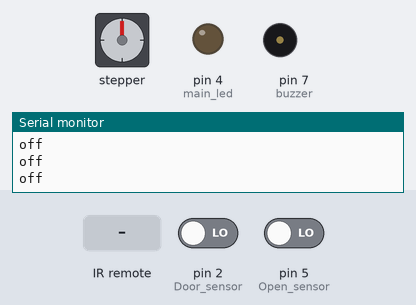
Bench run of a sketch on a simulated Arduino Uno, built with avr-gcc and run on an emulated ATmega328P. On the bench: stepper motor, output pins drawn as LEDs (lit = HIGH), buzzer (waves = sounding, pin HIGH), the last lines printed to the serial monitor. The inputs (shaded band) are chosen by the test bench; at power-on: pin 5 (Open_sensor) LOW, pin 2 (Door_sensor) LOW. Stepper angles assume 300 steps per turn.

Above: at 1.2 s.
1.3 s: infrared code 0xFF4AB5 received
At 1.48 s:
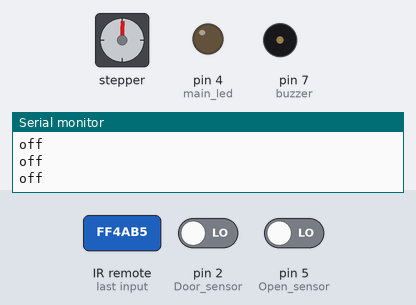
At 2.11 s:
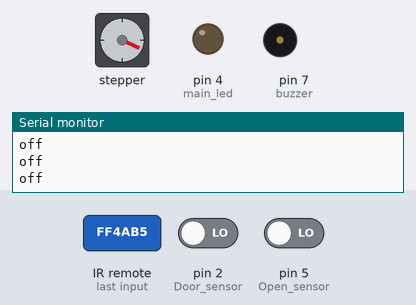
4.3 s: pin 5 (Open_sensor) driven HIGH
5.8 s: infrared code 0xFF18E7 received
At 5.98 s:
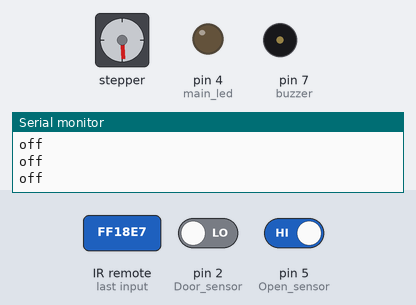
8.8 s: pin 2 (Door_sensor) driven HIGH
Timing chart, 0 to 11.8 s (numbered marks = the images above; inputs shaded):
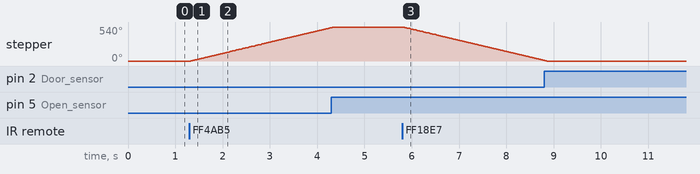

Measured:
- after the input at 1.3 s, stepper: keeps turning clockwise at about 179°/s, starting at once
- after the input at 5.8 s, stepper: keeps turning counter-clockwise at about 179°/s, starting at once

The sketch:

Main.ino
```cpp
#include <Stepper.h>
#include "IRremote.h"

IRrecv irrecv(A5);
decode_results results;

#define STEPS 300

int buzzer = 7;
int main_led = 4;
int Move_sensor = 3;
int Door_sensor = 2;
int Open_sensor = 5;

Stepper stepper(STEPS, 8, 9, 10, 11);

bool Alert = false;
bool Alarm = false;
bool Lights = false;
bool Sound = false;
bool GateOpen = false;
int Stepmotor_step = 500;

int GateTarget = 0;
int StepChunk = 10;

void setup() {
  Serial.begin(9600);
  irrecv.enableIRIn();
  pinMode(buzzer, OUTPUT);
  pinMode(main_led, OUTPUT);
  pinMode(Move_sensor, INPUT);
  pinMode(Door_sensor, INPUT);
  pinMode(Open_sensor, INPUT);
  stepper.setSpeed(30);
}

void loop() {
  read_IR();
  AlertCheck();
  GateTask();
  digitalWrite(main_led, Lights);
  digitalWrite(buzzer, Sound);
  if (Alarm) {
    if (digitalRead(Move_sensor)) {
      Alert = true;
    }
  }
}

void read_IR() {
  if (irrecv.decode(&results)) {
    Serial.println(results.value);
    if (results.value == 16750695) {
      Alarm = false;
      Alert = false;
      Lights = false;
      Sound = false;
      Serial.println("Alarm OFF");
    }
    else if (results.value == 16738455) {
      Alarm = true;
      Lights = true;
      Serial.println("Alarm ON");
    }
    if (Alarm == false) {
      if (results.value == 16756815) {
        Lights = false;
        Serial.println("Lights off");
      }
      else if (results.value == 16748655) {
        Lights = true;
        Serial.println("Lights on");
      }
      else if (results.value == 16730805) {
        OpenGate("Open");
        Serial.println("Open gate");
      }
      else if (results.value == 16718055) {
        OpenGate("Closed");
        Serial.println("Close gate");
      }
    }
    irrecv.resume();
  }
}

void AlertCheck() {
  if (Alert) {
    Serial.println("on");
    Lights = true;
    Sound = true;
  }
  else {
    Serial.println("off");
    Lights = false;
    Sound = false;
  }
}

void OpenGate(String GateStatus) {
  if (GateStatus == "Open") {
    GateTarget = 1;
  }
  else if (GateStatus == "Closed") {
    GateTarget = -1;
  }
}

void GateTask() {
  if (GateTarget == 1) {
    if (!digitalRead(Open_sensor)) {
      stepper.step(StepChunk);
    }
    else {
      GateTarget = 0;
      GateOpen = true;
      Serial.println("Gates are open");
    }
  }
  else if (GateTarget == -1) {
    if (!digitalRead(Door_sensor)) {
      stepper.step(-StepChunk);
    }
    else {
      GateTarget = 0;
      GateOpen = false;
      Serial.println("Gates are closed");
    }
  }
}
```
